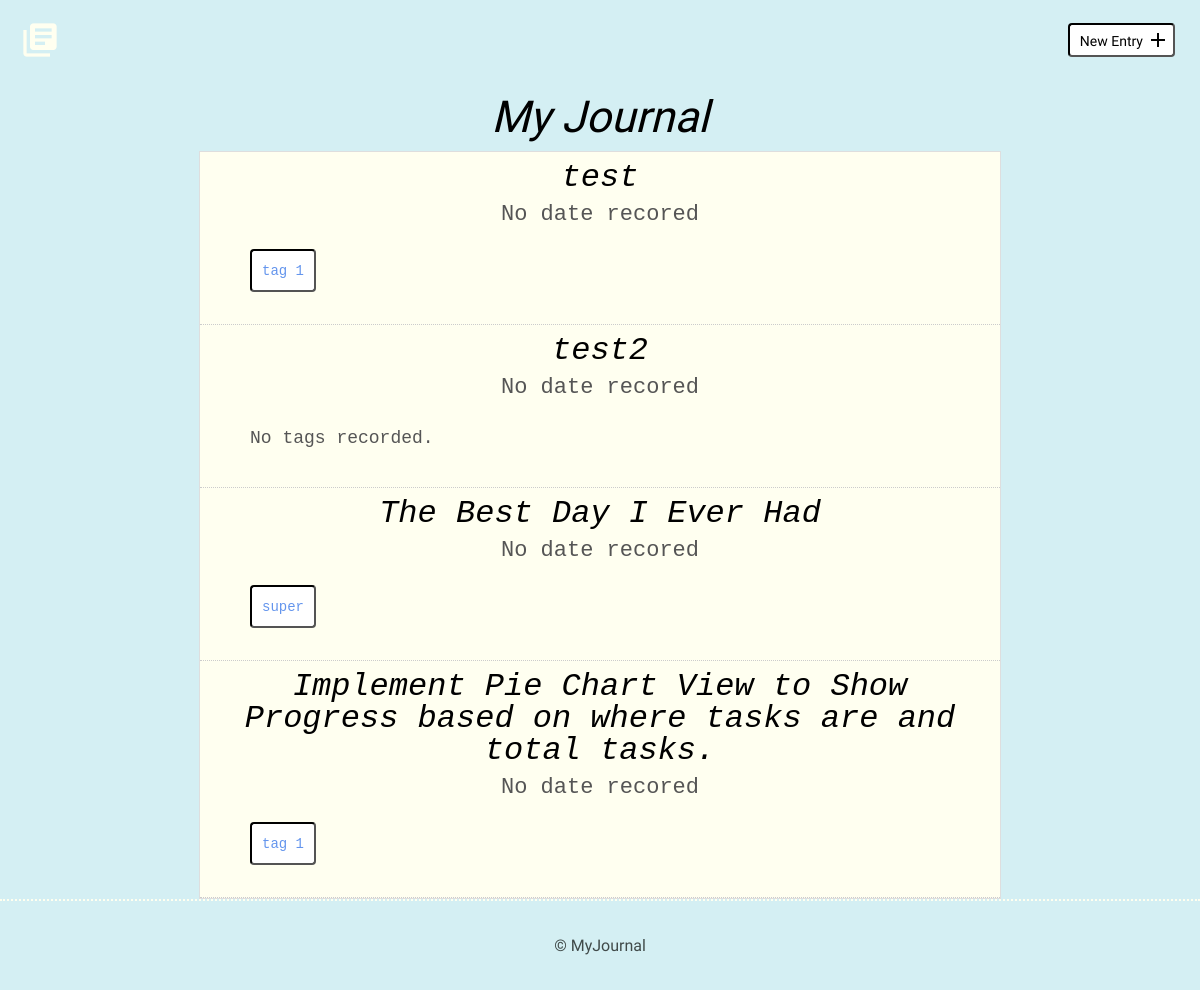
The page / on the database its author committed.
### tables this page shows
CREATE TABLE "entries" (
	"id"	INTEGER,
	"title"	TEXT,
	"date"	TEXT,
	"time_spent"	TEXT,
	"learned"	BLOB,
	"resources"	BLOB,
	PRIMARY KEY("id")
);

CREATE TABLE "tags" (
	"id"	INTEGER PRIMARY KEY AUTOINCREMENT UNIQUE,
	"name"	TEXT,
	"entries"	BLOB
);

### inc/Class_SqliteCommunicator.php (called while the page is built, shortened)
<?php
class Class_SqliteCommunicator
{
    private $pdo;
    private $dsn = NULL;
    private $dbUser = NULL;
    private $dbPass = NULL;
    public function __construct($dbUser = NULL, $dbPass = NULL)
    {
        $this->dbUser = $dbUser;
        $this->dbPass = $dbPass;
    }
    public function setPdoConnection(){
        try {
            if ($this->pdo === NULL) {
                if ($this->dbUser === NULL && $this->dbPass === NULL) {
                    $this->pdo = new PDO("sqlite:".$this->dsn);
                    $this->pdo->setAttribute(PDO::ATTR_ERRMODE,PDO::ERRMODE_EXCEPTION);
                    $this->pdo->exec( 'PRAGMA foreign_keys = ON;' );
                }
                else{
                    $this->pdo = new PDO($this->dsn, $this->dbUser, $this->dbPass);
                    $this->pdo->setAttribute(PDO::ATTR_ERRMODE,PDO::ERRMODE_EXCEPTION);
                    $this->pdo->exec( 'PRAGMA foreign_keys = ON;' );
                }
            }
        }
        catch (PDOException $e){
            echo "Unable to connect, please contact the administrator.";
            exit;
        }
    }
    public function setDsn($dsn)
    {
        $this->dsn = $dsn;
    }
    public function prepareAndExecuteStatement( $sql, $args){
        try {
            if ($this->pdo !== NULL):
                $prepared = $this->pdo->prepare($sql);
            else:
                $this->setPdoConnection();
                $prepared = $this->pdo->prepare($sql);
            endif;
        }
        catch (PDOException $e){
            echo $e->getMessage();
        }
        return [$prepared->execute($args), $prepared];
    }
}

### inc/Class_JournalCommunicator.php (called while the page is built, shortened)
<?php
class Class_JournalCommunicator extends Class_SqliteCommunicator
{
    public function getTagsForEntry( $entryID )
    {
        $pdoSObj = $this->prepareAndExecuteStatement("SELECT * FROM tags WHERE entries LIKE ?", ['%'.$entryID.'%']);
        return $pdoSObj[1]->fetchAll(PDO::FETCH_ASSOC);
    }
}

### index.php (the view)
<?php
    include('header.php');
$pdoSObj = $sqlCom->prepareAndExecuteStatement('SELECT * FROM entries ORDER BY date DESC', []);
$rows = $pdoSObj[1]->fetchAll(PDO::FETCH_ASSOC);
if( is_array($rows) && count($rows) ):
    foreach( $rows as $row ){ ?>
        <article>
            <h2><a href="detail.php?entryID=<?php echo $row['id'] ?>"><?php echo $row['title'] ?></a></h2>
            <time datetime="<?php echo $row['date'] ?>"><?php if ( ! empty ($row['date']) ) : echo convertDateTime($row['date']); else: echo 'No date recored'; endif; ?></time>
            <ul class="tags">
            <?php
            $tags = $sqlCom->getTagsForEntry($row['id']);
            if ( count($tags) >= 1 && $tags[0] != FALSE):
                foreach ( $tags as $tag) {
                    echo '<li><a class="button" href="./tagEntries.php?tagID='. $tag['id'] . '">' . $tag['name'] . '</a></li>';
                }
            else:
                echo '<li>No tags recorded.</li>';
            endif;
            ?>
            </ul>
        </article>
<?php
    }
else: ?>
    <article>
        <h2>No Journal Entries Yet!</h2>
    </article>
<?php endif; ?>
            </div>
        </div>
    </section>
<?php
    include('footer.php');
?>

### css/site.css (style rules this page uses)
body { font-size: 16px; color: #404a49; background-color: #5bc4d442; font-family: 'Cousine', serif; font-weight: 400; }
.button { padding: 8px 10px 6px 10px; background: #ffffff; border: 2px inset #000000; border-radius: 4px; text-decoration: none; color: #000000; position: relative; text-align: center; font-size: 14px; animation: condense 1s 1; transform: scaleX(1); transition: 1s; }
h1, h2, h3 { margin: 0; font-weight: 400; line-height: 1em; color: #000; font-style: italic; }
h2 { font-size: 32px; text-align: center; }
h2 a { text-decoration: none; color: #000; }
ul li { line-height: 1.8em; font-size: 18px; }
ul li a { border-bottom: 2px solid #000; line-height: 1.8em; color: #000; text-decoration: none; }
.entry-list article { margin-bottom: 0px; text-align: center; list-style: none; border-bottom: 1px dotted #ccc; height: auto; padding: 10px; background-color: ivory; }
.entry-list article:last-child { margin-bottom: 0; }
.entry-list article h2 { margin-bottom: 8px; }
ul.tags { overflow: hidden; }
ul.tags li { list-style-type: none; float: left; margin-right: 10px; }
ul.tags a { color: cornflowerblue; display: inline-block; }

### rows shown on the page
entries: title "test", date "No date recored"
tags: name "tag 1"
entries: title "test2", date "No date recored", shows "No tags recorded."
entries: title "The Best Day I Ever Had", date "No date recored"
tags: name "super"
entries: title "Implement Pie Chart View to Show Progress based on where tasks are and total tasks.", date "No date recored"
